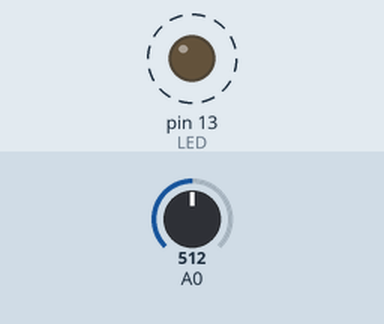
This sketch was run on a simulated Arduino Uno, built with avr-gcc and run on an emulated ATmega328P. On the bench: output pins drawn as LEDs (lit = HIGH). Dashed ring = blinking. The inputs (shaded band) are chosen by the test bench; at power-on: A0 = 512.

Above: at 1.8 s.
1.9 s: A0 set to 0
At 2.5 s:
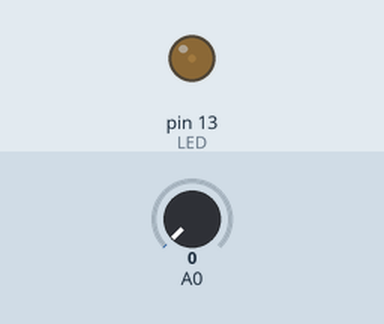
3.6 s: A0 set to 122
At 3.9 s:
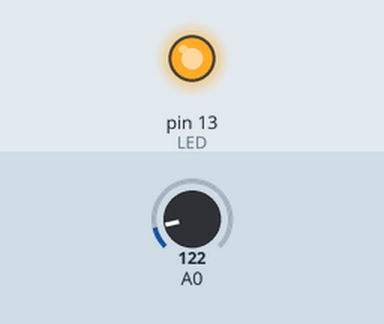
Timing chart, 0 to 13.1 s (numbered marks = the images above; inputs shaded):
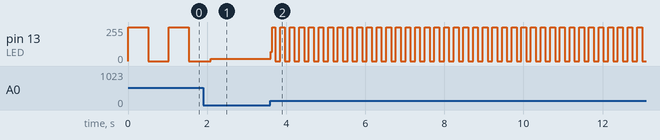

The sketch:

cds_cell.ino
```cpp
const int LED = 13;
int val = 0;

void setup() {
  pinMode(LED,OUTPUT);
}

void loop() {
  val = analogRead(0);
  digitalWrite(13,HIGH);
  delay(val);

  digitalWrite(13,LOW);
  delay(val);
}
```

Measured:
- after the input at 3.6 s, pin 13 (LED): 16/255 → 68/255 at once, then moves between 0/255 and 255/255, repeating every 0.24 s
- by itself, pin 13 (LED): alternates 255/255 for 0.51 s and 0/255 for 0.51 s
